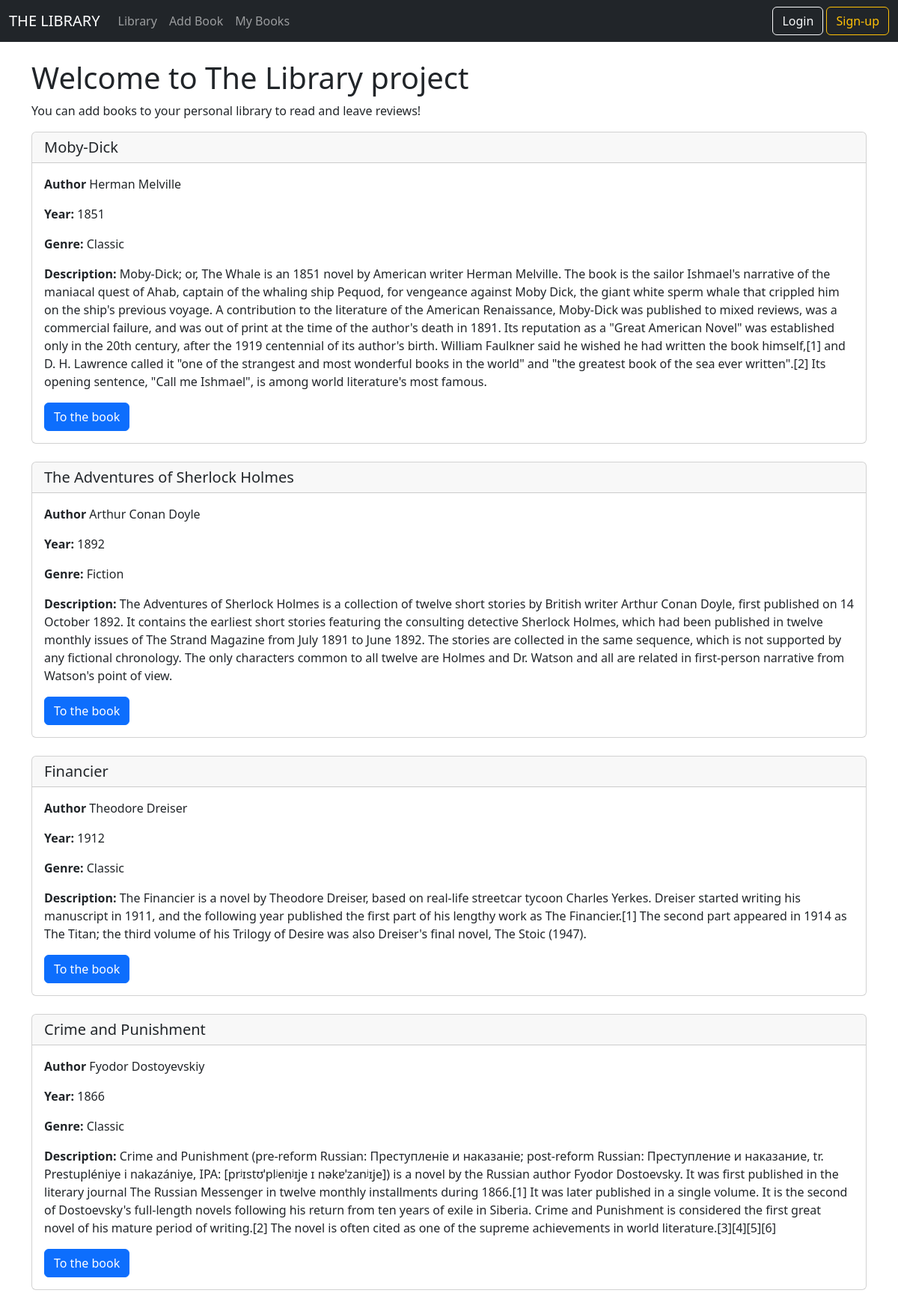
Page /home on the earlier database version.
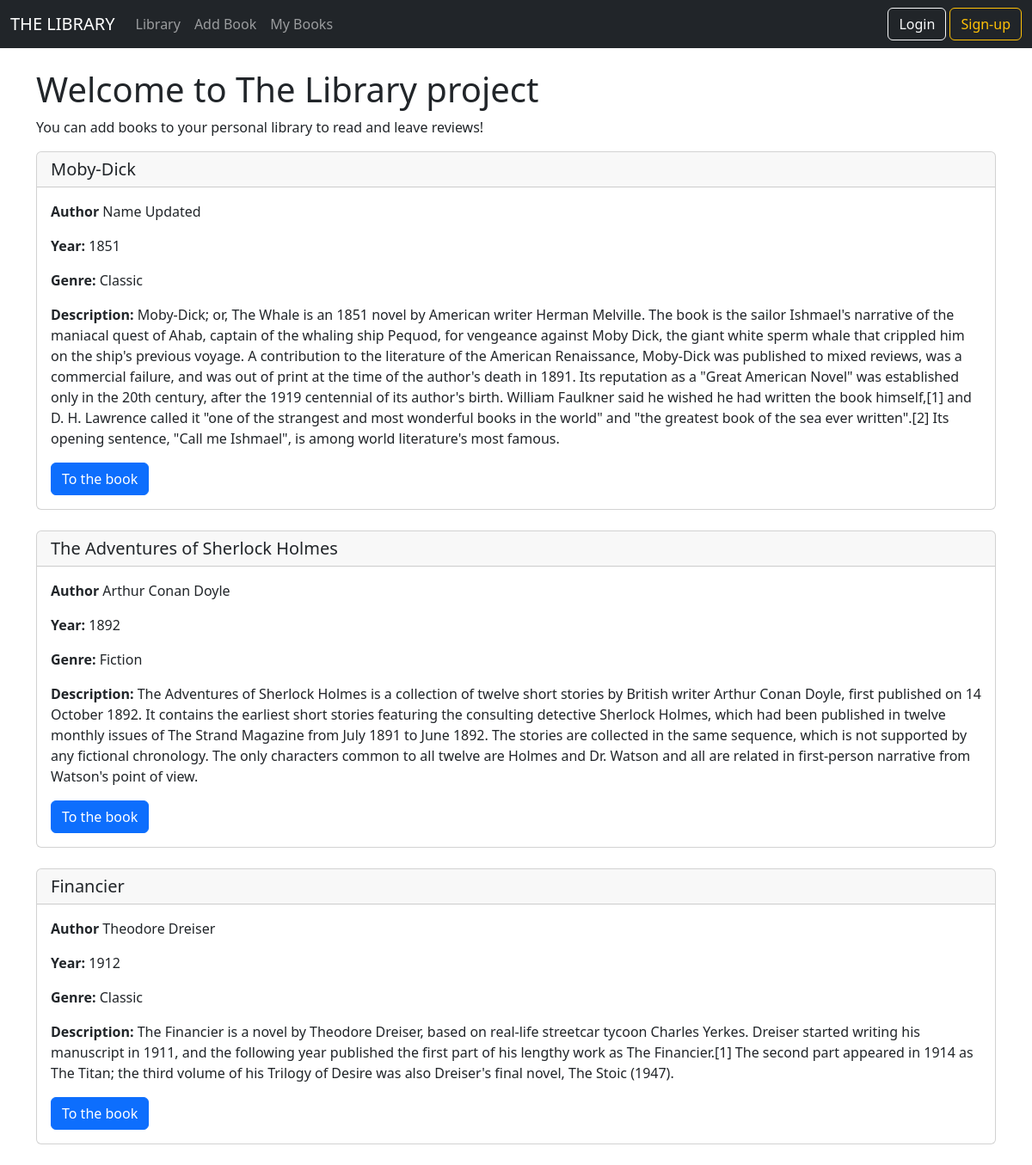
Same page on the later database version.
### models/db_models.py (models this page shows)
class Book(db.Model):
    id = db.Column(db.Integer, primary_key=True)
    title = db.Column(db.String(100), nullable=False, unique=False)
    author_name = db.Column(db.String(100), nullable=False, unique=False)
    author_surname = db.Column(db.String(100), nullable=True, unique=False)
    year = db.Column(db.String(100), nullable=False, unique=False)
    genre = db.Column(db.String(50), nullable=False, unique=False)
    description = db.Column(db.Text)
    reviews = db.relationship("Review", backref='reviewed_book')
    reader = db.relationship("Library", backref='stored_book')

### main.py (the view)
@app.route('/home')
def home():
    books = Book.query.order_by(Book.id)
    return render_template("home.html", books=books)

### templates/home.html (shortened to what this page needs)
{% extends 'base.html'%}
{% block content %}
<br>
<h1>Welcome to The Library project</h1>
<p>You can add books to your personal library to read and leave reviews!</p>
    {% for book in books %}
    <div class="card">
      <h5 class="card-header"> {{book.title}}</h5>
      <div class="card-body">
          <p class="card-text"><strong>Author</strong> {{book.author_name}} {{book.author_surname}}</p>
          <p class="card-text"><strong>Year:</strong> {{book.year}}</p>
          <p class="card-text"><strong>Genre:</strong> {{book.genre}}</p>
          <p class="card-text"><strong>Description:</strong> {{book.description}}</p>
        <a href={{url_for('book', id=book.id)}}  class="btn btn-primary">To the book</a>
      </div>
    </div>
    <br>
    {% endfor %}
{% endblock %}

### templates/base.html (shortened to what this page needs)
<!doctype html>
<html lang="en">
  <head>
    <link href="https://cdn.jsdelivr.net/npm/bootstrap@5.3.0-alpha1/dist/css/bootstrap.min.css" rel="stylesheet">
  </head>
  <body>
  {% include "navbar.html" %}
  <div class="container">
    {%block content%}
    {% endblock %}
  </div>
  </body>
</html>

### templates/navbar.html (shortened to what this page needs)
<nav class="navbar navbar-expand-lg bg-dark navbar-dark">
  <div class="container-fluid">
    <a class="navbar-brand" href="{{url_for('home')}}">THE LIBRARY</a>
    <div class="collapse navbar-collapse" id="navbarSupportedContent">
      <ul class="navbar-nav me-auto mb-2 mb-lg-0">
        <li class="nav-item">
          <a class="nav-link" aria-current="page" href="{{url_for('home')}}">Library</a>
        </li>
        <li class="nav-item dropdown">
          <a class="nav-link" href="{{url_for('addbook')}}">Add Book</a>
        </li>
        <li class="nav-item">
          <a class="nav-link" href="{{url_for('my_books')}}">My Books</a>
        </li>
      </ul>
      <ul class="nav justify-content-end">
      <li class="nav-item">
        {%if current_user.is_authenticated %}
        <a href="{{url_for('logout')}}"><button class="btn btn-outline-danger" type="submit">Logout</button></a>
        {% else %}
        <a href="{{url_for('login')}}"><button class="btn btn-outline-light" type="submit">Login</button></a>
        <a href="{{url_for('signup')}}"><button type="button" class="btn btn-outline-warning">Sign-up</button></a>
        {% endif %}
      </li>
      </ul>
    </div>
  </div>
</nav>

Differences in the rows shown:
removed Book: title "Crime and Punishment", author_name "Fyodor", author_surname "Dostoyevskiy", year "1866", genre "Classic", description "Crime and Punishment (pre-reform Russian: Преступленіе и наказаніе; post-reform Russian: Преступление и наказание, tr. Prestupléniye i nakazániye, IPA: [prʲɪstʊˈplʲenʲɪje ɪ nəkɐˈzanʲɪje]) is a novel by the Russian author Fyodor Dostoevsky. It was first published in the literary journal The Russian Messenger in twelve monthly installments during 1866.[1] It was later published in a single volume. It is the second of Dostoevsky's full-length novels following his return from ten years of exile in Siberia. Crime and Punishment is considered the first great novel of his mature period of writing.[2] The novel is often cited as one of the supreme achievements in world literature.[3][4][5][6]"
changed Book "Moby-Dick": author_name "Herman" → "Name"; author_surname "Melville" → "Updated"
